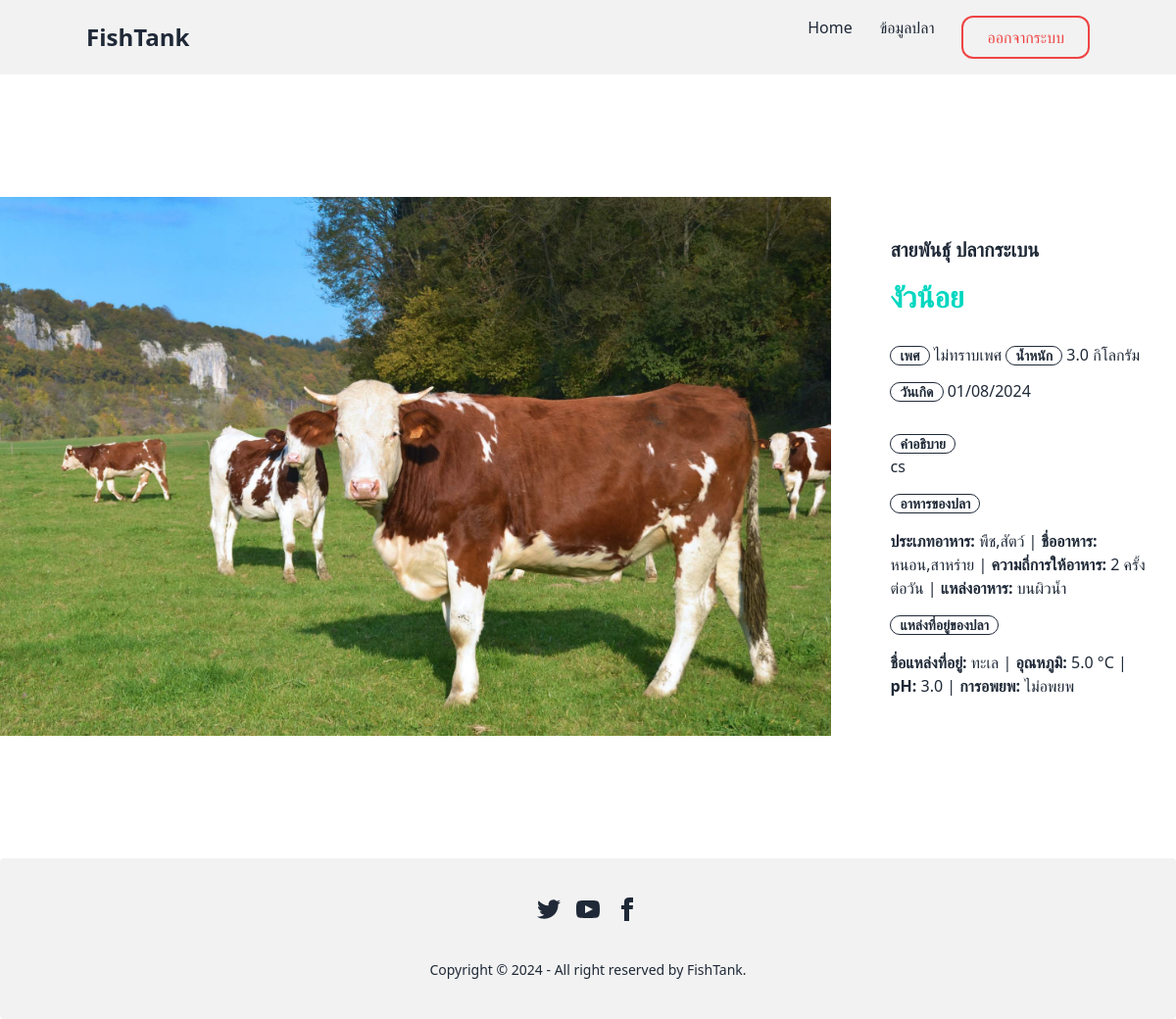
The app's page /fish/card_detail/28/ (signed in) with its own data.
### myapp/models.py (models this page shows, shortened)
class Fish(models.Model):
    GENDER_CHOICES = [
        ('M', 'เพศผู้'),
        ('F', 'เพศเมีย'),
        ('U', 'ไม่ทราบเพศ'),
    ]
    fish_name = models.CharField(max_length=255,verbose_name='ชื่อปลา')
    species = models.CharField(max_length=255,verbose_name='สายพันธ์ุ')
    gender = models.CharField(max_length=1, choices=GENDER_CHOICES, default='U', verbose_name='เพศ')
    birth_date = models.DateField(verbose_name='วันเกิด')
    description = models.TextField(verbose_name='รายละเอียด')
    size = models.FloatField(verbose_name='ขนาด')
    image = models.ImageField(upload_to='fishimage',verbose_name='รูปปลา')

class Food(models.Model):
    FOOD_SOURCE_CHOICES = [
        ('SUR', 'บนผิวน้ำ'),
        ('DEE', 'น้ำลึก'),
        ('SHA', 'น้ำตื้น'),
        ('BOT', 'พื้นดิน'),
    ]
    fish = models.ForeignKey(Fish, on_delete=models.CASCADE, verbose_name='ปลา')
    food_type = models.CharField(max_length=255,verbose_name='ประเภทอาหาร')
    food_name = models.CharField(max_length=255, verbose_name='ชื่ออาหาร')
    feeding_frequency = models.IntegerField(verbose_name='ความถี่ในการให้อาหาร')
    food_source = models.CharField(max_length=3, choices=FOOD_SOURCE_CHOICES, default='SUR', verbose_name='แหล่งอาหาร')

class Habitat(models.Model):
    MIGRATION_CHOICES = [
        ('Y', 'อพยพ'),
        ('N', 'ไม่อพยพ'),
        ('S', 'อพยพตามฤดูกาล'),
    ]
    fish = models.ForeignKey(Fish, on_delete=models.CASCADE, verbose_name='ปลา')
    habitat_name = models.CharField(max_length=255, verbose_name='ชื่อแหล่งที่อยู่')
    temperature = models.FloatField(verbose_name='อุณหภูมิ')
    ph_level = models.FloatField(verbose_name='ค่าความเป็นกรด-ด่าง (pH)')
    migration = models.CharField(max_length=1, choices=MIGRATION_CHOICES, default='N', verbose_name='การอพยพ')

### myapp/views.py (the view)
# urls.py: path('fish/card_detail/<int:fish_id>/', fish_card_detail_member, name='fish-card-detail-member'),
@login_required
def fish_card_detail_member(request, fish_id):
    fish = get_object_or_404(Fish, id=fish_id)
    foods = Food.objects.filter(fish=fish)
    habitats = Habitat.objects.filter(fish=fish)
    context = {
        'fish': fish,
        'foods': foods,
        'habitats': habitats
    }
    return render(request, 'member/fish/fish_card_detail.html', context)

### myapp/templates/member/fish/fish_card_detail.html
{% extends 'member/mains/base.html' %}
{% block main %}
    <section class="w-11/2 md:4/5 h-screen m-auto flex items-center">
        <div class="w-full flex flex-col md:flex-row md:justify-between md:space-x-10 items-center">
            <div class="relative ">
                <img id="image" class="max-w-full h-auto" src="{{fish.image.url}}" alt="{{fish.fish_name}}">
            </div>
            <div class="space-y-4 p-5">
                <h1 class="text-xl font-bold">สายพันธุ์ {{fish.species}}</h1>
                <h1 class="text-3xl font-bold text-accent">{{fish.fish_name}}</h1>
                <p class="text-sm"> <div class="badge badge-outline"><strong>เพศ</strong></div> {{ fish.get_gender_display }} <div class="badge badge-outline"><strong> น้ำหนัก </strong></div> {{ fish.size }} กิโลกรัม <div class="badge badge-outline"><strong>วันเกิด</strong></div> {{fish.birth_date|date:"d/m/Y"}} </p>
                <p class="text-sm"> <div class="badge badge-outline"><strong>คำอธิบาย </strong></div><br> {{ fish.description }} </p>
                <div class="flex items-center space-x-4">
                    <div class="badge badge-outline">
                        <h2 class="text-sm"><strong>อาหารของปลา</strong></h2>
                    </div>
                </div>
                {% if foods %}
                <ul>
                        {% for food in foods %}
                            <li><strong>ประเภทอาหาร:</strong> {{ food.food_type }} | <strong>ชื่ออาหาร:</strong> {{ food.food_name }} | <strong>ความถี่การให้อาหาร:</strong> {{ food.feeding_frequency }} ครั้งต่อวัน | <strong>แหล่งอาหาร:</strong> {{ food.get_food_source_display }}</li>
                        {% endfor %}
                    </ul>
                {% else %}
                    <p>ไม่มีข้อมูลอาหาร</p>
                {% endif %}
                <div class="flex items-center space-x-4">
                    <div class="badge badge-outline">
                        <h2 class="text-sm  "><strong>แหล่งที่อยู่ของปลา</strong></h2>
                    </div>
                </div>
                {% if habitats %}
                    <ul>
                        {% for habitat in habitats %}
                            <li><strong>ชื่อแหล่งที่อยู่:</strong> {{ habitat.habitat_name }} | <strong>อุณหภูมิ:</strong> {{ habitat.temperature }} °C | <strong>pH:</strong> {{ habitat.ph_level }} | <strong>การอพยพ:</strong> {{ habitat.get_migration_display }}</li>
                        {% endfor %}
                    </ul>
                {% else %}
                    <p>ไม่มีข้อมูลแหล่งที่อยู่</p>
                {% endif %}
            </div>
        </div>
    </section>
{% endblock %}

### records on screen
Fish: image (picture), species "ปลากระเบน", fish_name "งัวน้อย", gender "ไม่ทราบเพศ", size "3.0", birth_date "01/08/2024", description "cs"
Food: food_type "พืช,สัตว์", food_name "หนอน,สาหร่าย", feeding_frequency "2", food_source "บนผิวน้ำ"
Habitat: habitat_name "ทะเล", temperature "5.0", ph_level "3.0", migration "ไม่อพยพ"
